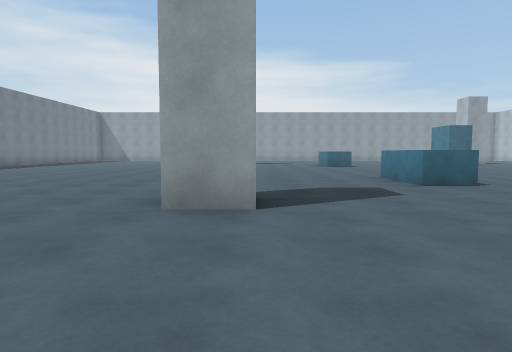
View 1 (above)

24 first-person views from a walk through a 3-D level made in the Unity game engine. The camera is 1.2 m above the floor, tilts 4° down and sees 75° across. The floor is counted in squares, 2 m on a side. Each view is taken from the middle of a square. On the plan, view 1 faces up. The plan holds only what a view shows up to about 10 squares ahead; the rest is blank. The place goes on beyond the plan. The player character is not drawn.

View 2
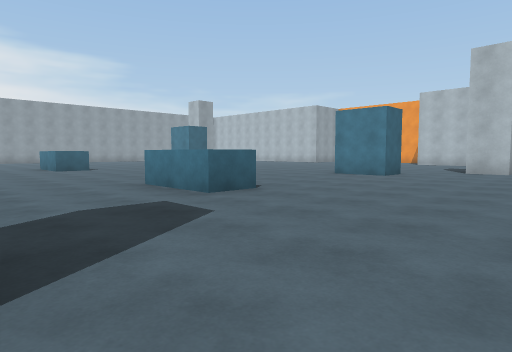

View 3
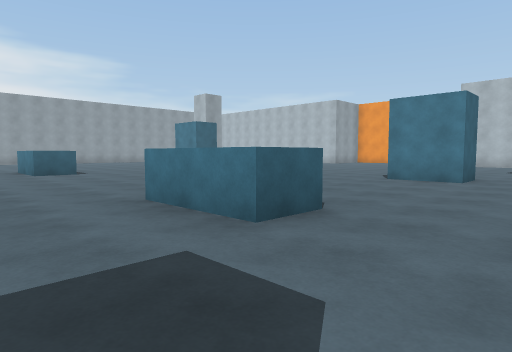

View 4
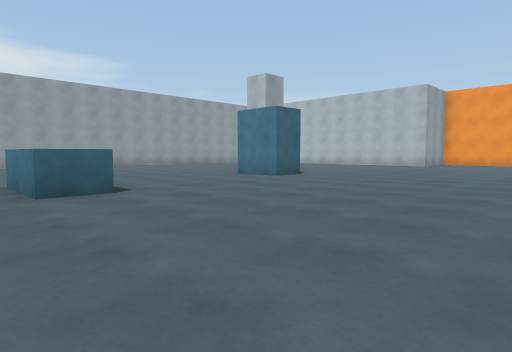

View 5
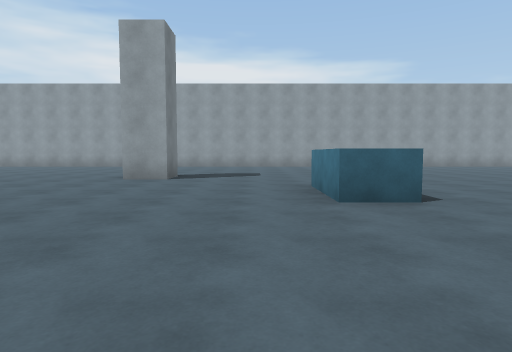

View 6
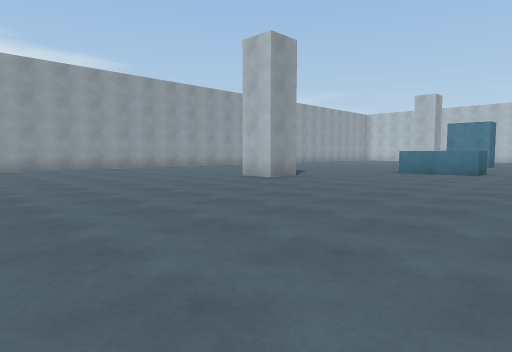

View 7
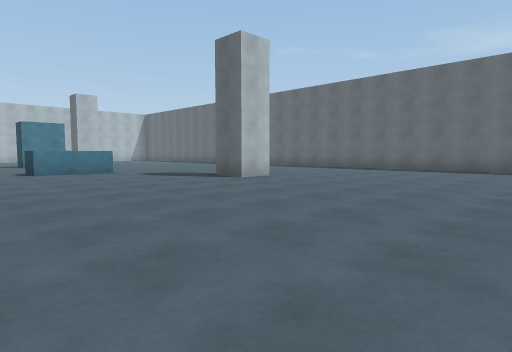

View 8
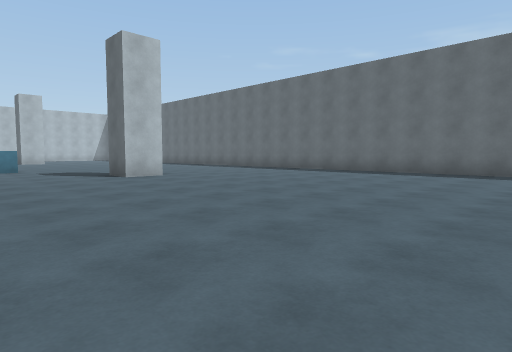

View 9
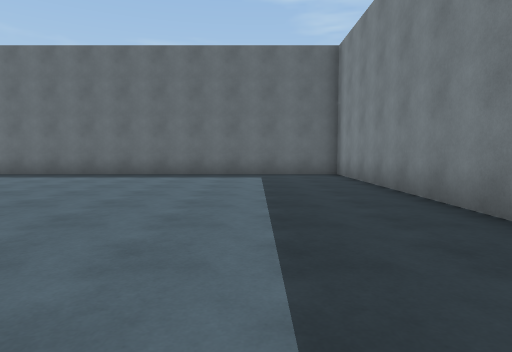

View 10
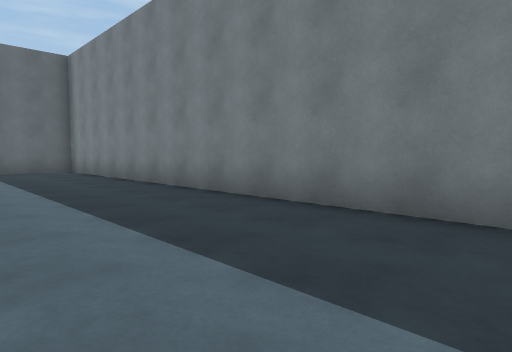

View 11
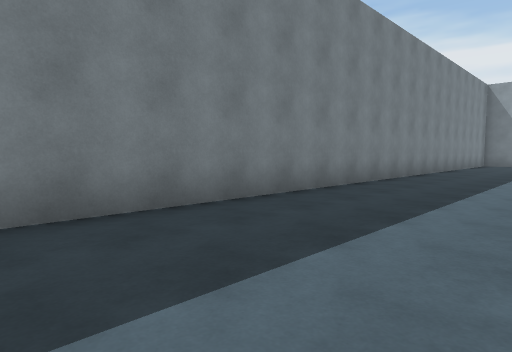

View 12
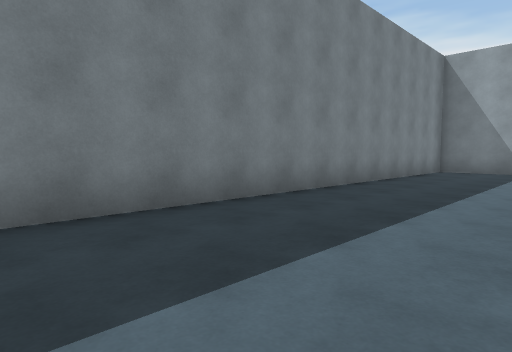

View 13
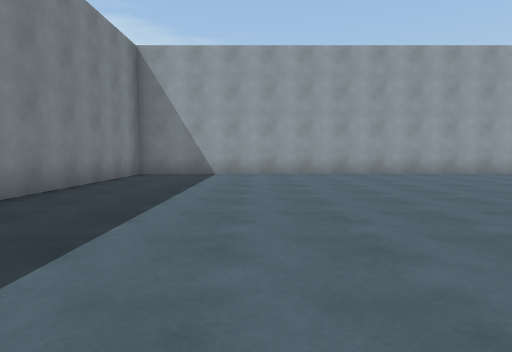

View 14
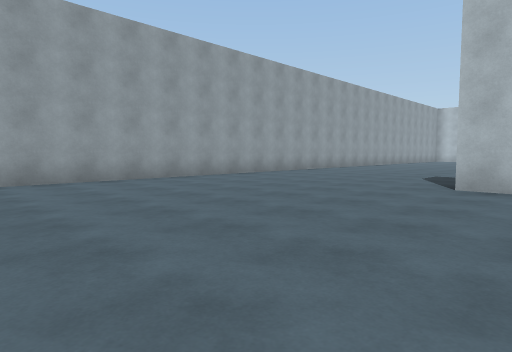

View 15
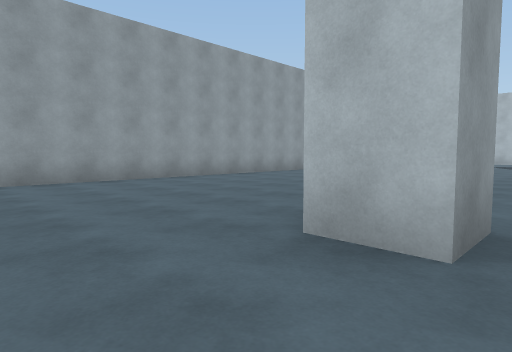

View 16
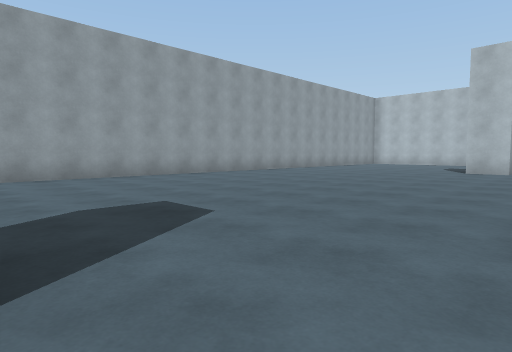

View 17
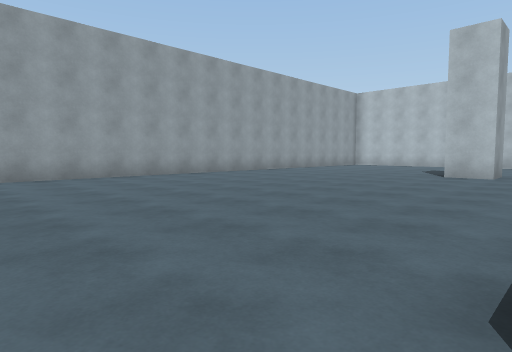

View 18
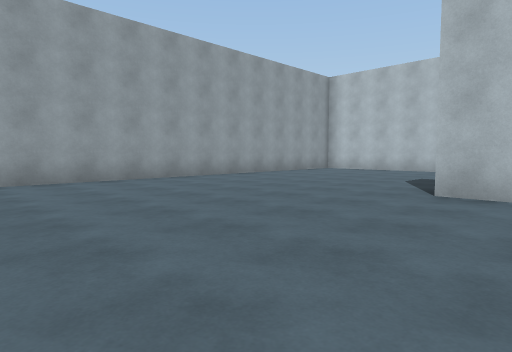

View 19
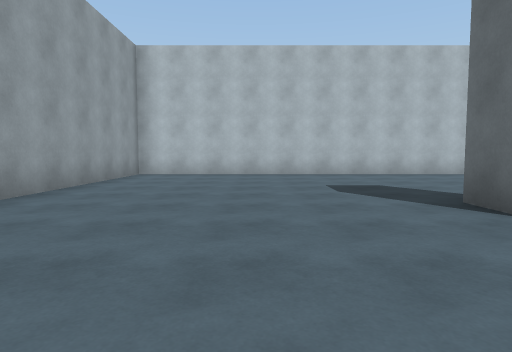

View 20
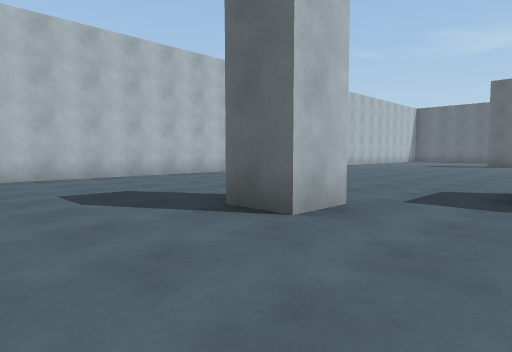

View 21
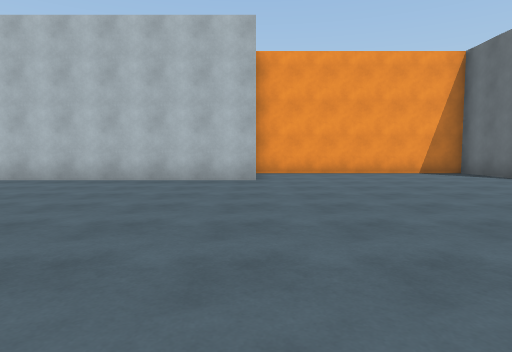

View 22
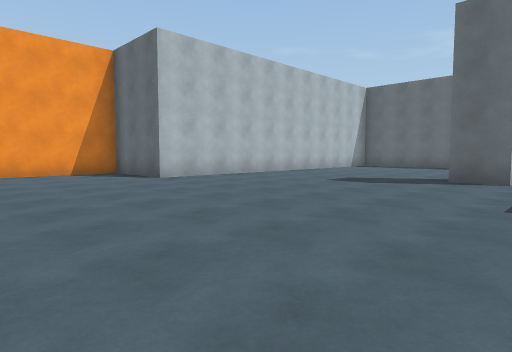

View 23
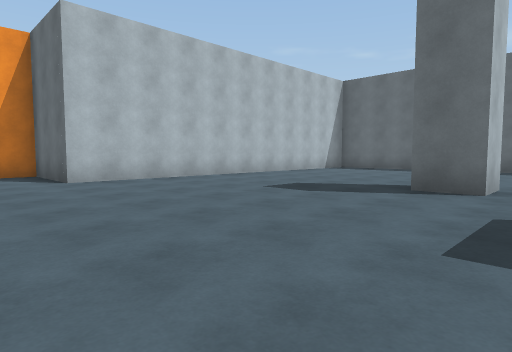

View 24
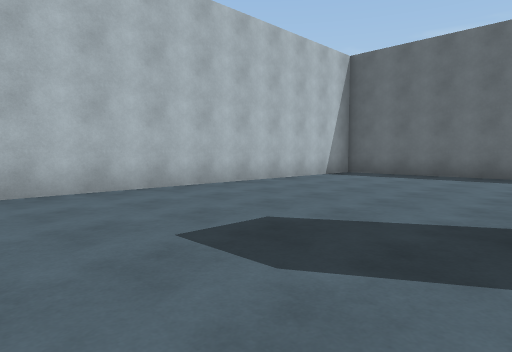

### Floor plan
Points are (right, up) in squares from view 1. A wall is a line through its corners. A room is listed if a view was taken in it or the views show most of it. See-through windows are left out.
Room 1 (views 1, 2, 3, 4, 5, 6, 7, 8, 9, 10, 11, 12, 13, 14, 15, 16, 17, 18, 19, 20, 21, 22, 23, 24)
walls: (4.1, 14) (3, 14) (3, 16); (4.1, 6) (3, 6) (3, 8) (4, 8); (9.6, 14.7) (8.5, 14.7) (8.5, 16.2); (0, 3.5) (-1, 3.5) (-1, 4.5) (0, 4.5); (0, 18.5) (0, 17.5) (-1, 17.5) (-1, 18.5); (9.6, 5.7) (8.5, 5.7) (8.5, 7.2); (11.9, 17.5) (11, 17.5) (11, 18.5) (12, 18.5); (11, 3.4) (11, 4.5) (12, 4.5); (17.2, 14) (17.2, 24.2) (-11.2, 24.2) (-11.2, -2.3) (-1.9, -2.3); (11.6, -2.3) (17, -2.3); (17.2, -2) (17.2, 8) (19.7, 8) (19.7, 14)

Positions as (right, up) in squares from view 1, and headings:
1: (0, 0), facing up
2: (0, 2), facing up-right
3: (1, 4), facing up-right
4: (2, 9), facing up-right
5: (2, 10), facing up
6: (-7, 12), facing up-right
7: (-7, 10), facing down-right
8: (-9, 8), facing down-right
9: (-9, 7), facing down
10: (-8, 9), facing down-left
11: (-8, 7), facing up-left
12: (-8, 13), facing up-left
13: (-8, 15), facing up
14: (-7, 17), facing up-right
15: (-3, 17), facing up-right
16: (0, 16), facing up-right
17: (2, 16), facing up-right
18: (6, 17), facing up-right
19: (8, 21), facing right
20: (9, 21), facing down-right
21: (10, 14), facing right
22: (10, 12), facing down-right
23: (10, 10), facing down-right
24: (12, 7), facing down-right
